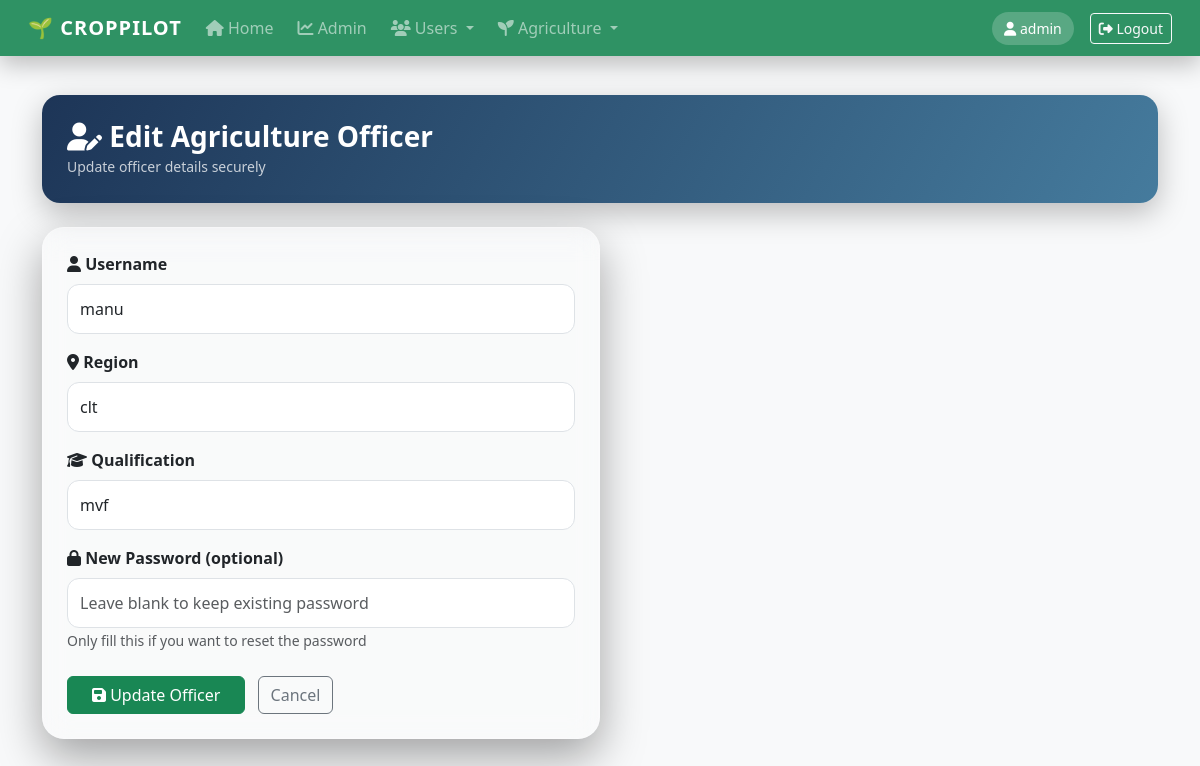
/adminpanel/officer/edit/1/ (signed in), run on the app's committed database.
### croppilot_app/models.py (models this page shows, shortened)
class AgricultureOfficer(models.Model):
    user = models.OneToOneField(User, on_delete=models.CASCADE)
    region = models.CharField(max_length=100)
    qualification = models.CharField(max_length=100, blank=True)

### croppilot_app/views.py (the view, shortened to what this page needs)
@role_required(allowed_roles=['admin'])
def edit_officer(request, officer_id):
    officer = AgricultureOfficer.objects.get(id=officer_id)
    return render(request, 'adminpanel/edit_officer.html', {'officer': officer})

### templates/adminpanel/edit_officer.html (shortened to what this page needs)
{% extends 'base.html' %}
{% block content %}
<div class="page-header mb-4">
  <h3 class="fw-bold mb-0">
    <i class="fas fa-user-edit"></i> Edit Agriculture Officer
  </h3>
  <small class="opacity-75">
    Update officer details securely
  </small>
</div>
<div class="glass-card p-4 col-lg-6">
  <form method="post">
    <div class="mb-3">
      <label class="form-label fw-semibold">
        <i class="fas fa-user"></i> Username
      </label>
      <input name="username"
             class="form-control"
             value="{{ officer.user.username }}"
             required>
    </div>
    <div class="mb-3">
      <label class="form-label fw-semibold">
        <i class="fas fa-map-marker-alt"></i> Region
      </label>
      <input name="region"
             class="form-control"
             value="{{ officer.region }}"
             required>
    </div>
    <div class="mb-3">
      <label class="form-label fw-semibold">
        <i class="fas fa-graduation-cap"></i> Qualification
      </label>
      <input name="qualification"
             class="form-control"
             value="{{ officer.qualification }}"
             required>
    </div>
    <div class="mb-3">
      <label class="form-label fw-semibold">
        <i class="fas fa-lock"></i> New Password (optional)
      </label>
      <input type="password"
             name="password"
             class="form-control"
             placeholder="Leave blank to keep existing password">
      <small class="text-muted">
        Only fill this if you want to reset the password
      </small>
    </div>
    <div class="mt-4">
      <button class="btn btn-success px-4">
        <i class="fas fa-save"></i> Update Officer
      </button>
      <a href="/adminpanel/officers/"
         class="btn btn-outline-secondary ms-2">
        Cancel
      </a>
    </div>
  </form>
</div>
{% endblock %}

### templates/base.html (shortened to what this page needs)
<!DOCTYPE html>
<html lang="en">
<head>
<link href="https://cdn.jsdelivr.net/npm/bootstrap@5.3.2/dist/css/bootstrap.min.css" rel="stylesheet">
<link href="https://cdnjs.cloudflare.com/ajax/libs/font-awesome/6.5.1/css/all.min.css" rel="stylesheet">
</head>
<body class="bg-light">
<nav class="navbar navbar-expand-lg navbar-dark navbar-custom glass-nav fixed-top px-3">
  <div class="container-fluid">
    <a class="navbar-brand" href="/">
      🌱 CROPPILOT
    </a>
    <div class="collapse navbar-collapse" id="mainNavbar">
      <ul class="navbar-nav me-auto mb-2 mb-lg-0">
        {% if user.is_authenticated %}
          <li class="nav-item">
            <a class="nav-link" href="#">
              <i class="fas fa-home"></i> Home
            </a>
          </li>
          {% if user.profile.role == 'farmer' %}
            <li class="nav-item"><a class="nav-link" href="/farmer/dashboard/"><i class="fas fa-seedling"></i> Dashboard</a></li>
            <li class="nav-item"><a class="nav-link" href="/farmer/disease/"><i class="fas fa-leaf"></i> Disease</a></li>
            <li class="nav-item"><a class="nav-link" href="/farmer/query/"><i class="fas fa-comments"></i> Ask Officer</a></li>
            <li class="nav-item"><a class="nav-link" href="/farmer/replies/"><i class="fas fa-reply"></i> Replies</a></li>
            <li class="nav-item"><a class="nav-link" href="/farmer/smart-soil/"><i class="fas fa-brain"></i> Smart Soil</a></li>
            <li class="nav-item"><a class="nav-link" href="/farmer/market-prices/"><i class="fas fa-rupee-sign"></i> Prices</a></li>
            <li class="nav-item"><a class="nav-link" href="/farmer/feedback/"><i class="fas fa-star"></i> Feedback</a></li>
          {% elif user.profile.role == 'officer' %}
            <li class="nav-item"><a class="nav-link" href="/officer/dashboard/"><i class="fas fa-user-tie"></i> Officer Dashboard</a></li>
          {% elif user.profile.role == 'admin' or user.is_superuser %}
            <li class="nav-item"><a class="nav-link" href="/adminpanel/dashboard/"><i class="fas fa-chart-line"></i> Admin</a></li>
            <li class="nav-item dropdown">
              <a class="nav-link dropdown-toggle" data-bs-toggle="dropdown">
                <i class="fas fa-users"></i> Users
              </a>
            </li>
            <li class="nav-item dropdown">
              <a class="nav-link dropdown-toggle" data-bs-toggle="dropdown">
                <i class="fas fa-seedling"></i> Agriculture
              </a>
            </li>
          {% endif %}
        {% endif %}
      </ul>
      {% if user.is_authenticated %}
        <span class="user-badge text-white me-3">
          <i class="fas fa-user"></i> {{ user.username }}
        </span>
        <a href="/logout/" class="btn btn-outline-light btn-sm">
          <i class="fas fa-sign-out-alt"></i> Logout
        </a>
      {% endif %}
    </div>
  </div>
</nav>
<div class="container page-container">
  {% block content %}{% endblock %}
</div>
</body>
</html>

### templates/base.html (style rules this page uses)
.navbar-custom { background: linear-gradient(120deg, #0f5132, #198754); box-shadow: 0 8px 25px rgba(0,0,0,.25); }
.glass-nav { backdrop-filter: blur(10px); background: rgba(25, 135, 84, 0.9); }
.navbar-brand { font-weight: 800; letter-spacing: 1px; }
.nav-link { font-weight: 500; margin-right: 8px; transition: 0.3s; }
.user-badge { background: rgba(255,255,255,.2); padding: 6px 12px; border-radius: 20px; font-size: 14px; }
.page-container { margin-top: 95px; }

### templates/adminpanel/edit_officer.html (style rules this page uses)
.page-header { background: linear-gradient(120deg,#1d3557,#457b9d); border-radius: 18px; padding: 25px; color: white; box-shadow: 0 10px 30px rgba(0,0,0,.25); }
.glass-card { background: rgba(255,255,255,.15); backdrop-filter: blur(14px); border-radius: 22px; border: 1px solid rgba(255,255,255,.25); box-shadow: 0 18px 45px rgba(0,0,0,.35); }
.form-control { border-radius: 12px; padding: 12px; }

### data on the page
AgricultureOfficer: username "manu", region "clt", qualification "mvf"

### other printed values
{{ user.username }} "admin"
